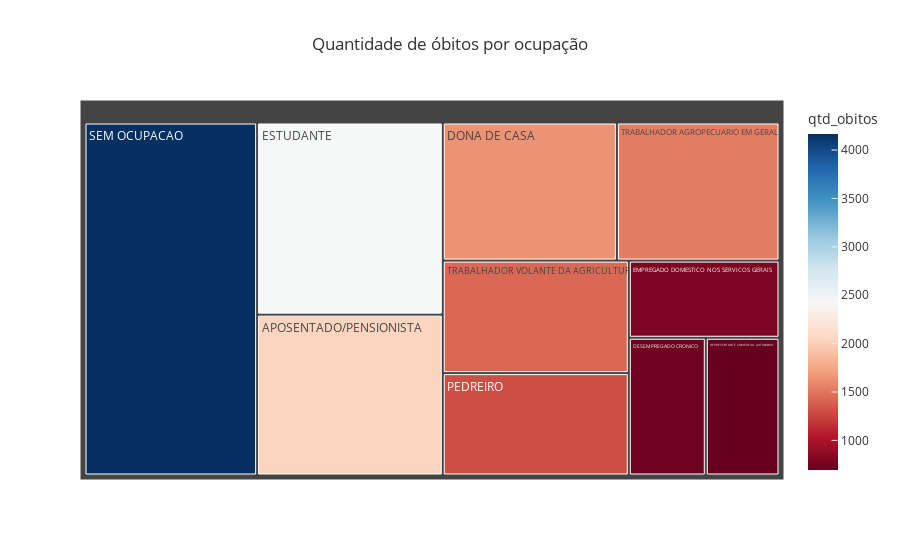

Source (notebook cell):
### Code cell
# grafico treemap com as ocupações com mais suicidios

fig = px.treemap(
    df_ocupacao_top10,
    path=["ocupacao"],
    values="qtd_obitos",
    color="qtd_obitos",
    hover_data=["ocupacao"],
    color_continuous_scale="RdBu",
    title="Quantidade de óbitos por ocupação",
    template="ggplot2",
)

fig.show()

### Figure 1 — Plotly figure (JSON) as saved in the notebook; plotly's stock layout.template omitted (floating-point values rounded to 4 significant figures)
{"data": [{"branchvalues": "total", "customdata": [["APOSENTADO/PENSIONISTA", 2042], ["DESEMPREGADO CRONICO ", 725], ["DONA DE CASA", 1644], ["EMPREGADO DOMESTICO NOS SERVICOS GERAIS", 795], ["ESTUDANTE", 2439], ["PEDREIRO", 1302], ["REPRESENTANTE COMERCIAL AUTONOMO", 694], ["SEM OCUPACAO", 4166], ["TRABALHADOR AGROPECUARIO EM GERAL", 1535], ["TRABALHADOR VOLANTE DA AGRICULTURA", 1431]], "domain": {"x": [0, 1], "y": [0, 1]}, "hovertemplate": "labels=%{label}<br>qtd_obitos_sum=%{value}<br>parent=%{parent}<br>id=%{id}<br>ocupacao=%{customdata[0]}<br>qtd_obitos=%{color}<extra></extra>", "ids": ["APOSENTADO/PENSIONISTA", "DESEMPREGADO CRONICO ", "DONA DE CASA", "EMPREGADO DOMESTICO NOS SERVICOS GERAIS", "ESTUDANTE", "PEDREIRO", "REPRESENTANTE COMERCIAL AUTONOMO", "SEM OCUPACAO", "TRABALHADOR AGROPECUARIO EM GERAL", "TRABALHADOR VOLANTE DA AGRICULTURA"], "labels": ["APOSENTADO/PENSIONISTA", "DESEMPREGADO CRONICO ", "DONA DE CASA", "EMPREGADO DOMESTICO NOS SERVICOS GERAIS", "ESTUDANTE", "PEDREIRO", "REPRESENTANTE COMERCIAL AUTONOMO", "SEM OCUPACAO", "TRABALHADOR AGROPECUARIO EM GERAL", "TRABALHADOR VOLANTE DA AGRICULTURA"], "marker": {"coloraxis": "coloraxis", "colors": [2042, 725, 1644, 795, 2439, 1302, 694, 4166, 1535, 1431]}, "name": "", "parents": ["", "", "", "", "", "", "", "", "", ""], "type": "treemap", "values": [2042, 725, 1644, 795, 2439, 1302, 694, 4166, 1535, 1431]}], "layout": {"coloraxis": {"colorbar": {"title": {"text": "qtd_obitos"}}, "colorscale": [[0, "rgb(103,0,31)"], [0.1, "rgb(178,24,43)"], [0.2, "rgb(214,96,77)"], [0.3, "rgb(244,165,130)"], [0.4, "rgb(253,219,199)"], [0.5, "rgb(247,247,247)"], [0.6, "rgb(209,229,240)"], [0.7, "rgb(146,197,222)"], [0.8, "rgb(67,147,195)"], [0.9, "rgb(33,102,172)"], [1, "rgb(5,48,97)"]]}, "legend": {"tracegroupgap": 0}, "title": {"text": "Quantidade de óbitos por ocupação"}}}
